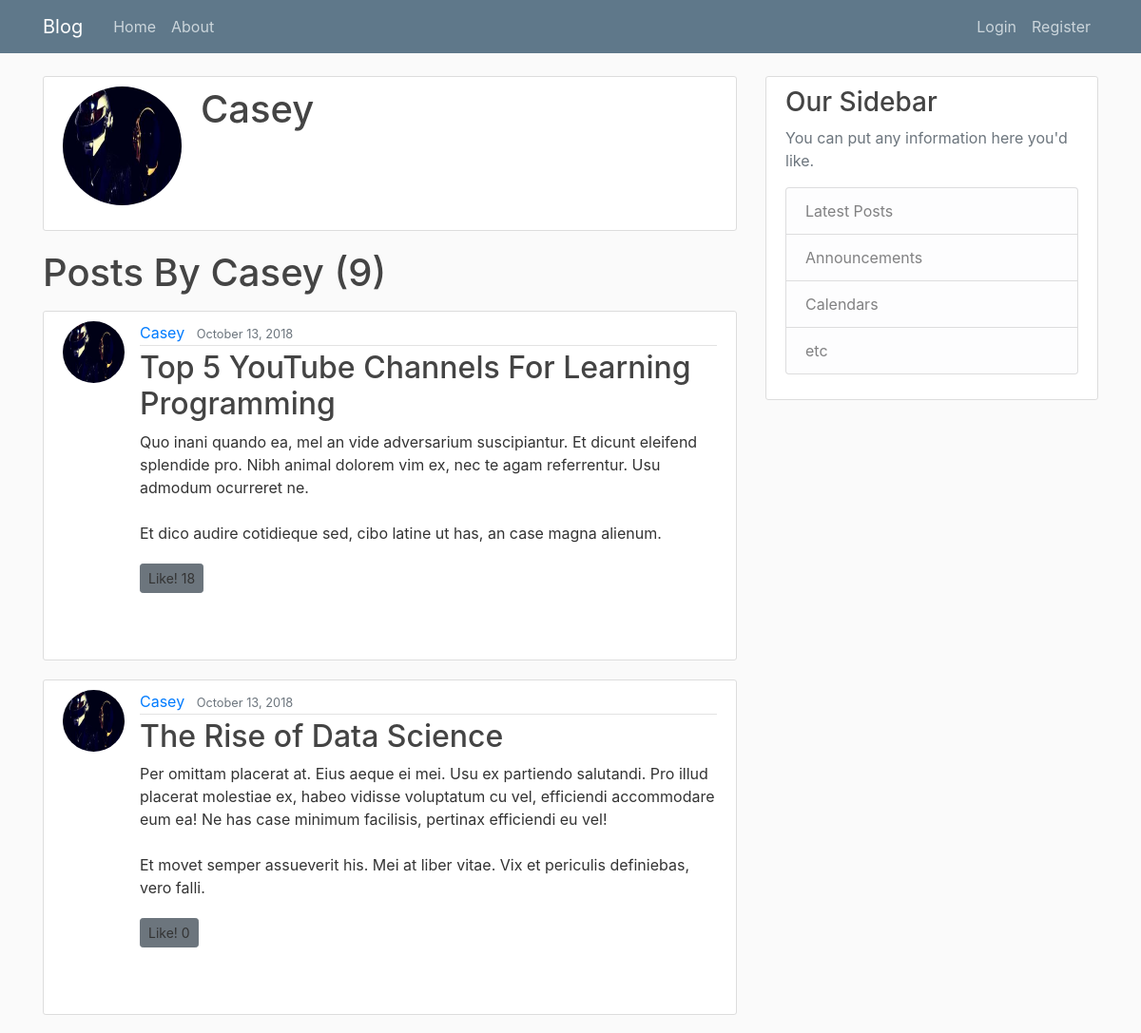
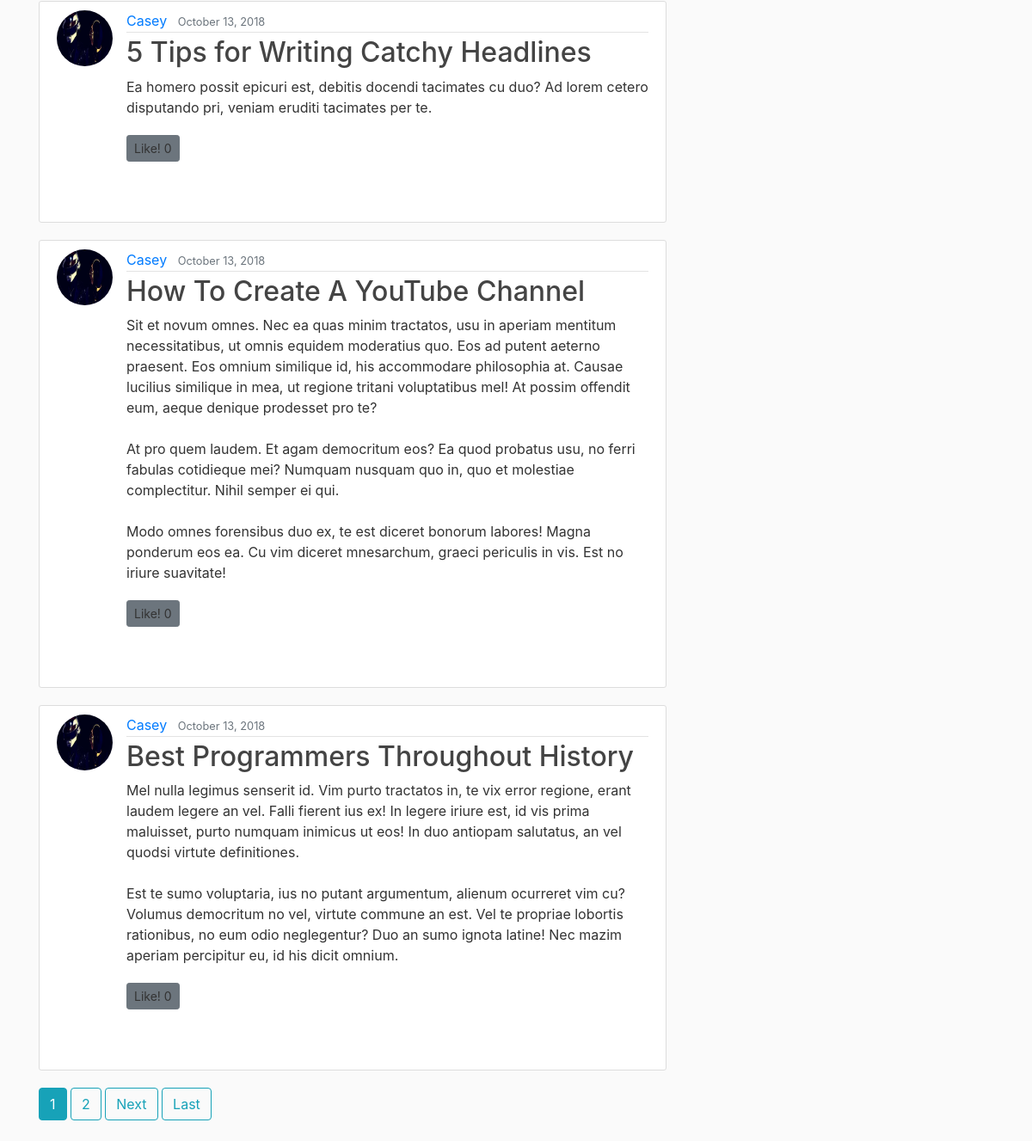
Screenshot of /user/Casey with the database file from the repository (2 pictures, top to bottom).
### users/models.py (models this page shows, shortened)
class Profile(models.Model):
    user = models.OneToOneField(User, on_delete=models.CASCADE)
    image = models.ImageField(default='default.jpg', upload_to='profile_pics')
    bio = models.TextField()

### blog/models.py (models this page shows, shortened)
class Post(models.Model):
    title = models.CharField(max_length=100)
    content = models.TextField() #unrestricted size
    date_posted = models.DateTimeField(default=timezone.now)
    author = models.ForeignKey(User, on_delete=models.CASCADE)
    likes = models.IntegerField(default=0)
    comment = models.ManyToManyField(Comment, blank=True)

### blog/views.py (the view)
# urls.py: path('user/<username>', UserPostListView.as_view(), name = 'user-post'),
class UserPostListView(ListView):
    model = Post
    template_name = 'blog/user_post.html'    # app/model_viewtype.html
    context_object_name = 'posts'
    paginate_by = 5
    def get_queryset(self):
        user = get_object_or_404(User, username=self.kwargs.get('username'))
        post = Post.objects.filter(author=user).order_by('-date_posted')
        return post
    def get_context_data(self, **kwargs):
        user = get_object_or_404(User, username=self.kwargs.get('username'))
        posts = list(Post.objects.filter(author=user))
        context = super(UserPostListView, self).get_context_data(**kwargs)
        context['tags'] = User.objects.filter(username=self.kwargs.get('username'))[0]
        return context

### blog/templates/blog/user_post.html (shortened to what this page needs)
{% extends "blog/base.html" %}
{% block content %}
  <div class="content-section">
    <div class="media">
      <img class="rounded-circle account-img" src="{{ tags.profile.image.url }}">
      <div class="media-body">
        <h2 class="account-heading">{{ tags.username }}</h2>
      </div>
    </div>
  </div>
  <h1 class="mb-3">Posts By {{ view.kwargs.username }} ({{ page_obj.paginator.count }})</h1>
  {% for post in posts %}
    <article class="media content-section">
     <img class="rounded-circle article-img" src="{{ post.author.profile.image.url }}" alt="">
      <div class="media-body">
        <div class="article-metadata">
          <a class="mr-2" href="{% url 'user-post' post.author.username %}">{{ post.author }}</a>
          <small class="text-muted">{{ post.date_posted|date:'F d, Y' }}</small>
        </div>
        <h2><a class="article-title" href="{% url 'post-detail' post.id %}">{{ post.title }}</a></h2>
        <p class="article-content">{{ post.content }}</p>
        <a class="btn btn-secondary btn-sm mt-1 mb-1" onclick="like({{post.id}})">Like! <span id="likes{{post.id}}">{{post.likes}}</span></a>
        <p class="article-content">
        </p>
      </div>
    </article>
  {% endfor %}
  {% if is_paginated %}
    {% for num in page_obj.paginator.page_range %}
      {% if page_obj.number == num %}
        <a class="btn btn-info mb-4" href="?page={{ num }}">{{ num }}</a>
      {% elif num > page_obj.number|add:'-3' and num < page_obj.number|add:'3' %}
        <a class="btn btn-outline-info mb-4" href="?page={{ num }}">{{ num }}</a>
      {% endif %}
    {% endfor %}
    {% if page_obj.has_next %}
      <a class="btn btn-outline-info mb-4" href="?page={{ page_obj.next_page_number}}">Next</a>
      <a class="btn btn-outline-info mb-4" href="?page={{ page_obj.paginator.num_pages }}">Last</a>
    {% endif %}
  {% endif %}
{% endblock content %}

### blog/static/blog/main.css (style rules this page uses)
body { background: #fafafa; color: #333333; margin-top: 5rem; }
h1, h2, h3, h4, h5, h6 { color: #444444; }
.content-section { background: #ffffff; padding: 10px 20px; border: 1px solid #dddddd; border-radius: 3px; margin-bottom: 20px; }
.article-title { color: #444444; }
.article-content { white-space: pre-line; }
.article-img { height: 65px; width: 65px; margin-right: 16px; }
.article-metadata { padding-bottom: 1px; margin-bottom: 4px; border-bottom: 1px solid #e3e3e3 }
.account-img { height: 125px; width: 125px; margin-right: 20px; margin-bottom: 16px; }
.account-heading { font-size: 2.5rem; }

### rows the page displays
Post: author.profile.image (picture), author "Casey", date_posted "October 13, 2018", title "Top 5 YouTube Channels For Learning Programming", content "Quo inani quando ea, mel an vide adversarium suscipiantur. Et dicunt eleifend splendide pro. Nibh animal dolorem vim ex, nec te agam referrentur. Usu admodum ocurreret ne. Et dico audire cotidieque sed, cibo latine ut has, an case magna alienum.", likes "18"
Post: author.profile.image (picture), author "Casey", date_posted "October 13, 2018", title "The Rise of Data Science", content "Per omittam placerat at. Eius aeque ei mei. Usu ex partiendo salutandi. Pro illud placerat molestiae ex, habeo vidisse voluptatum cu vel, efficiendi accommodare eum ea! Ne has case minimum facilisis, pertinax efficiendi eu vel! Et movet semper assueverit his. Mei at liber vitae. Vix et periculis definiebas, vero falli.", likes "0"
Post: author.profile.image (picture), author "Casey", date_posted "October 13, 2018", title "5 Tips for Writing Catchy Headlines", content "Ea homero possit epicuri est, debitis docendi tacimates cu duo? Ad lorem cetero disputando pri, veniam eruditi tacimates per te.", likes "0"
Post: author.profile.image (picture), author "Casey", date_posted "October 13, 2018", title "How To Create A YouTube Channel", content "Sit et novum omnes. Nec ea quas minim tractatos, usu in aperiam mentitum necessitatibus, ut omnis equidem moderatius quo. Eos ad putent aeterno praesent. Eos omnium similique id, his accommodare philosophia at. Causae lucilius similique in mea, ut regione tritani voluptatibus mel! At possim offendit eum, aeque denique prodesset pro te? At pro quem laudem. Et agam democritum eos? Ea quod probatus usu, no ferri fabulas cotidieque mei? Numquam nusquam quo in, quo et molestiae complectitur. Nihil semper ei qui. Modo omnes forensibus duo ex, te est diceret bonorum labores! Magna ponderum eos ea. Cu vim diceret mnesarchum, graeci periculis in vis. Est no iriure suavitate!", likes "0"
Post: author.profile.image (picture), author "Casey", date_posted "October 13, 2018", title "Best Programmers Throughout History", content "Mel nulla legimus senserit id. Vim purto tractatos in, te vix error regione, erant laudem legere an vel. Falli fierent ius ex! In legere iriure est, id vis prima maluisset, purto numquam inimicus ut eos! In duo antiopam salutatus, an vel quodsi virtute definitiones. Est te sumo voluptaria, ius no putant argumentum, alienum ocurreret vim cu? Volumus democritum no vel, virtute commune an est. Vel te propriae lobortis rationibus, no eum odio neglegentur? Duo an sumo ignota latine! Nec mazim aperiam percipitur eu, id his dicit omnium.", likes "0"

### other values shown
{{ tags.username }} "Casey"
{{ view.kwargs.username }} "Casey"
{{ page_obj.paginator.count }} "9"
{{ num }} "1"
{{ num }} "2"
